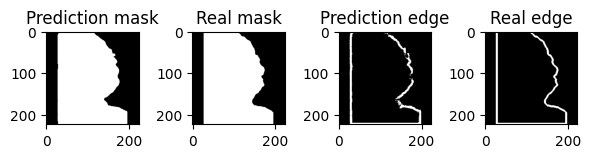
#> input picture PotraitNet/data/img_report/download (1).png, 590 x 158 px; its folder holds only this picture in this run
$ python -i data_aug.py   (imports and definitions only)   (older library calls are emulated)
#> lines starting #> are read from the running program, lines starting #| are printed output that depends on the picture
#> further down, picture is the input picture: PIL image 590x158 RGBA; mean R, G, B, A 182.4, 182.4, 182.4, 255
import os
import cv2
import math
import random
import scipy
import json
import copy
import base64
import zlib
import numpy as np
from scipy.ndimage.filters import gaussian_filter
from PIL import Image, ImageEnhance, ImageOps, ImageFile

import sys
import io
# global parameter
set_ratio = 0.5

# [124 lines left out: functions load_json, mask_to_bbox, show_edge, base64_2_mask, mask_2_base64, flip_data and 4 more, not called in this run]

def data_aug_color(image):
    if random.random()<set_ratio:
        return image
    random_factor = np.random.randint(4, 17) / 10.
    color_image = ImageEnhance.Color(image).enhance(random_factor)
    random_factor = np.random.randint(4, 17) / 10.
    brightness_image = ImageEnhance.Brightness(color_image).enhance(random_factor)
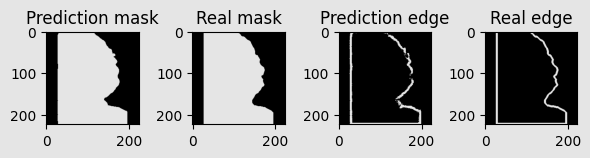
#> brightness_image: PIL image 590x158 RGBA; mean R, G, B, A 163.8, 163.8, 163.8, 255
    random_factor = np.random.randint(6, 15) / 10.
    contrast_image = ImageEnhance.Contrast(brightness_image).enhance(random_factor)
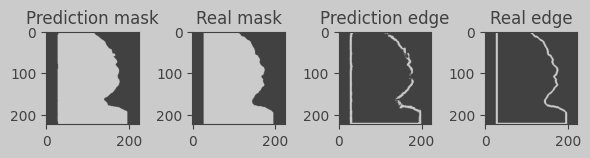
#> contrast_image: PIL image 590x158 RGBA; mean R, G, B, A 163.7, 163.7, 163.7, 255
    random_factor = np.random.randint(8, 13) / 10.
    return ImageEnhance.Sharpness(contrast_image).enhance(random_factor)

# [183 lines left out: functions data_aug_noise, padding, Normalize_Img, Anti_Normalize_Img, data_motion_blur, data_motion_blur_prior and 6 more, not called in this run]

>>> from PIL import Image
>>> picture = Image.open('data/img_report/download (1).png')
>>> result = data_aug_color(picture)

$ run again, on PotraitNet/data/img_report/download (10).png
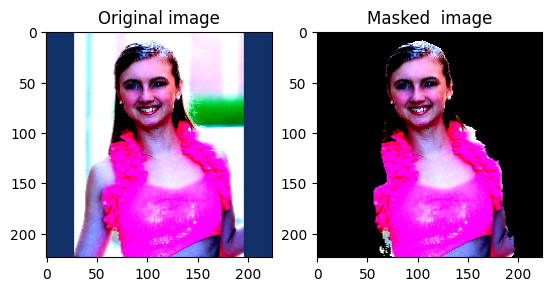
#> input picture PotraitNet/data/img_report/download (10).png, 552 x 291 px
#> picture is the input picture: PIL image 552x291 RGBA; mean R, G, B, A 165, 131.2, 169.2, 255
#> in data_aug_color, `brightness_image = ImageEnhance.Brightness(color_image).enhance(random..`:
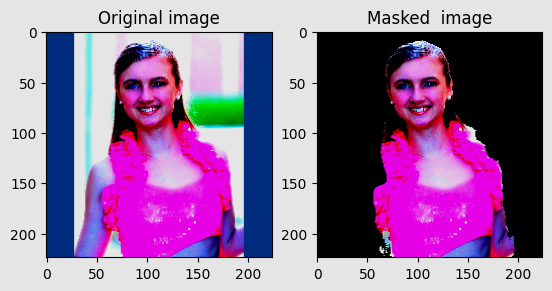
#> brightness_image: PIL image 552x291 RGBA; mean R, G, B, A 148.5, 114.8, 156.7, 255
#> in data_aug_color, `contrast_image = ImageEnhance.Contrast(brightness_image).enhance(rando..`:
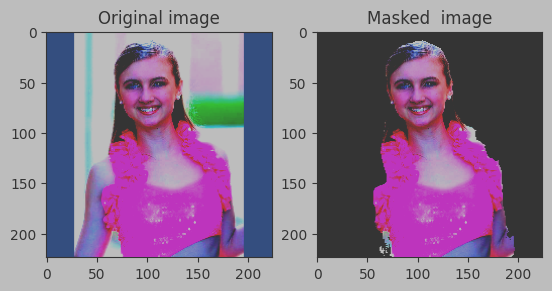
#> contrast_image: PIL image 552x291 RGBA; mean R, G, B, A 140.8, 120.6, 145.7, 255

$ run again, on PotraitNet/data/img_report/download (3).png
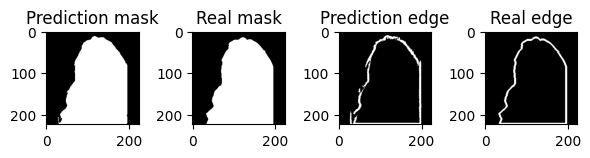
#> input picture PotraitNet/data/img_report/download (3).png, 590 x 158 px
#> picture is the input picture: PIL image 590x158 RGBA; mean R, G, B, A 178.7, 178.7, 178.7, 255
#> in data_aug_color, `brightness_image = ImageEnhance.Brightness(color_image).enhance(random..`:
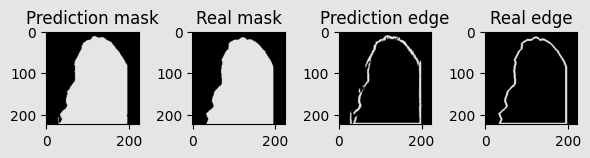
#> brightness_image: PIL image 590x158 RGBA; mean R, G, B, A 160.5, 160.5, 160.5, 255
#> in data_aug_color, `contrast_image = ImageEnhance.Contrast(brightness_image).enhance(rando..`:
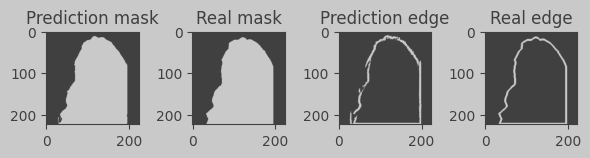
#> contrast_image: PIL image 590x158 RGBA; mean R, G, B, A 160, 160, 160, 255
